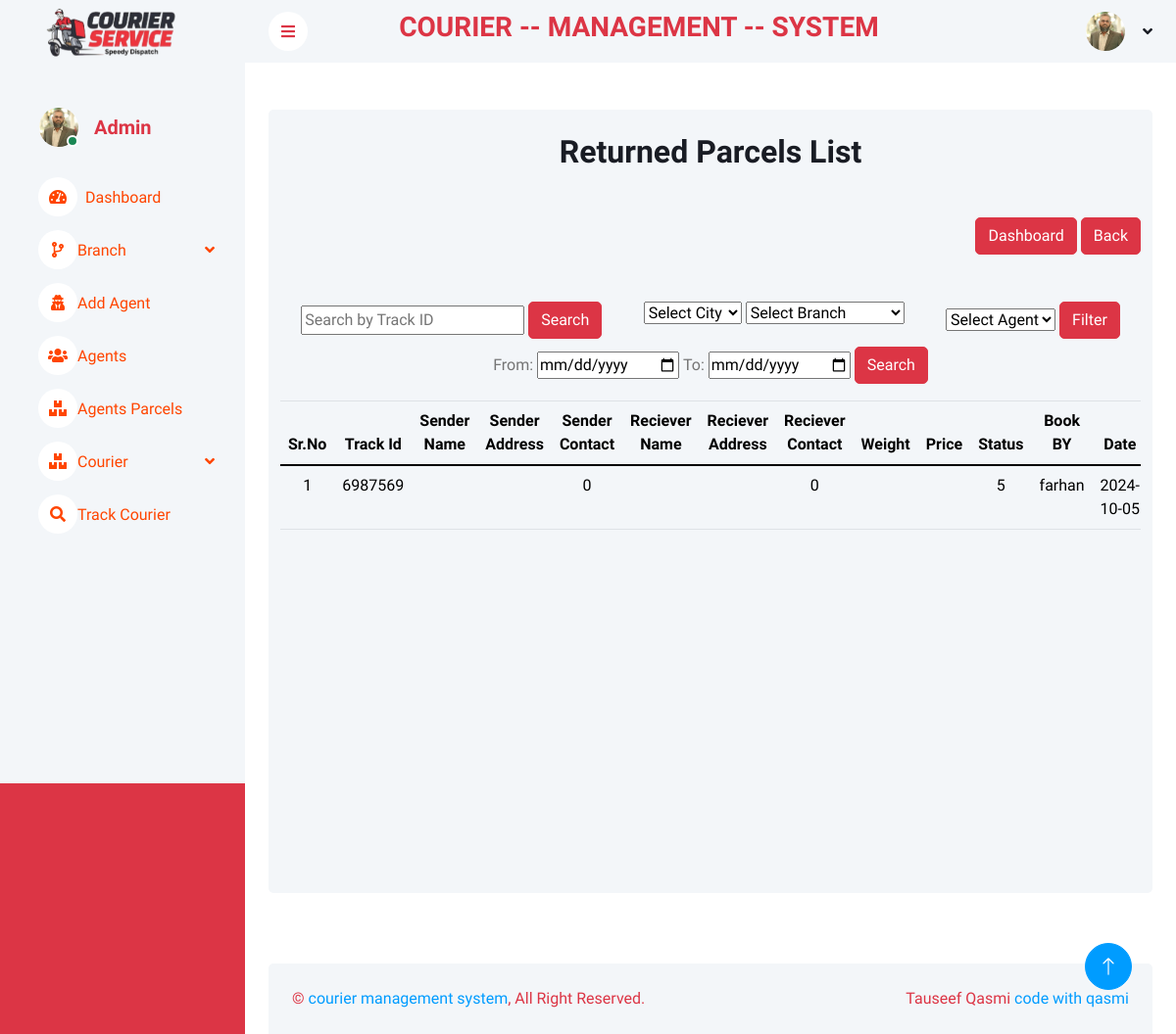
Screenshot of /returned.php with the database file from the repository.
### tables this page shows
CREATE TABLE `parcels` (
  `id` int(10) NOT NULL,
  `track_id` int(50) DEFAULT NULL,
  `sender_name` varchar(50) DEFAULT NULL,
  `sender_address` varchar(200) DEFAULT NULL,
  `sender_contact` int(20) DEFAULT NULL,
  `recipent_name` varchar(50) DEFAULT NULL,
  `recipent_address` varchar(200) DEFAULT NULL,
  `recipent_contact` int(20) DEFAULT NULL,
  `weight` varchar(10) DEFAULT NULL,
  `price` varchar(20) DEFAULT NULL,
  `status` int(20) NOT NULL,
  `agent_name` varchar(20) NOT NULL,
  `date` date DEFAULT NULL
);

### returned.php (the view, shortened to what this page needs)
<?php
include("connection.php");
include("header.php");
$sql = "SELECT * FROM parcels WHERE status = '5'";
$stmt = $conn->prepare($sql);
$stmt->execute();
$result = $stmt->fetchAll(PDO::FETCH_ASSOC);
?>
<div class="container">
    <div class="row min-vh-100 bg-light rounded justify-content-center mx-0 m-5">
        <div class="col-md-12 text-center">
        <div>
                <h2 class="mb-5 mt-4">Returned Parcels List</h2>
                <div class="mb-5 text-right">
                    <a href="dashboard.php"><button class="btn btn-danger">Dashboard</button></a>
                    <a href="returned.php"><button class="btn btn-danger">Back</button></a>
                </div>
                <div class="d-flex justify-content-around flex-wrap">
                    <form action="<?php echo $_SERVER['PHP_SELF']; ?>" method="get">
                        <input type="text" name="search" placeholder="Search by Track ID">
                        <button class="btn btn-danger" type="submit">Search</button>
                    </form>
                    <form action="<?php echo $_SERVER['PHP_SELF']; ?>" method="get">
                        <select name="city" id="city" onchange="getAgents(this.value)">
                            <option value="">Select City</option>
                            <?php
                            $sql = "SELECT DISTINCT branch_city FROM users";
                            ?>
                        </select>
                        <select name="branch" id="branch">
                            <option value="">Select Branch</option>
                        </select>
                    </form>
                    <form action="<?php echo $_SERVER['PHP_SELF']; ?>" method="get">
                        <select name="agent_name" id="agent">
                            <option value="">Select Agent</option>
                        </select>
                        <button class="btn btn-danger" type="submit">Filter</button>
                    </form>
                </div>
                <div class="mt-2 mb-3 ">
                    <form action="<?php echo $_SERVER['PHP_SELF']; ?>" method="get">
                        <label for="from_date">From:</label>
                        <input type="date" id="from_date" name="from_date" />
                        <label for="to_date">To:</label>
                        <input type="date" id="to_date" name="to_date" />
                        <button class="btn btn-danger" type="submit">Search</button>
                    </form>
                </div>
                <div class="table-responsive">
                    <table class="table">
                        <thead>
                            <tr>
                                <th>Sr.No</th>
                                <th>Track Id</th>
                                <th>Sender Name</th>
                                <th>Sender Address</th>
                                <th>Sender Contact</th>
                                <th>Reciever Name</th>
                                <th>Reciever Address</th>
                                <th>Reciever Contact</th>
                                <th>Weight</th>
                                <th>Price</th>
                                <th>Status</th>
                                <th>Book BY</th>
                                <th>Date</th>
                            </tr>
                        </thead>
                        <tbody>
                            <?php
                            if (isset($_GET['search'])) {
                                $search = $_GET['search'];
                                $sql = "SELECT * FROM parcels WHERE track_id LIKE '%$search%' AND status = '5'";
                            } elseif (isset($_GET['city']) && isset($_GET['agent_name'])) {
                                $city = $_GET['city'];
                                $agent = $_GET['agent_name'];
                                $sql = "SELECT * FROM parcels
             WHERE sender_address LIKE '%$city%'
             AND agent_name = '$agent' AND status = '5'";
                            } elseif (isset($_GET['city'])) {
                                $city = $_GET['city'];
                                $sql = "SELECT * FROM parcels
             WHERE sender_address LIKE '%$city%' AND status = '5'";
                            } elseif (isset($_GET['agent_name'])) {
                                $agent = $_GET['agent_name'];
                                $sql = "SELECT * FROM parcels WHERE agent_name = '$agent' AND status = '5'";
                            } elseif (isset($_GET['from_date']) && isset($_GET['to_date'])) {
                                $from_date = $_GET['from_date'];
                                $to_date = $_GET['to_date'];
                                $sql = "SELECT * FROM parcels WHERE date BETWEEN '$from_date' AND '$to_date' AND status = '5'";
                            } else {
                                $sql = "SELECT * FROM parcels WHERE status = '5'";
                            }
                            $stmt = $conn->prepare($sql);
                            $stmt->execute();
                            $result = $stmt->fetchAll(PDO::FETCH_ASSOC);
                            if (count($result) == 0) {
                            ?>
                                <script>
                                    alert("No tracking ID or Parcel found!");
                                    window.location.href = "returned.php";
                                </script>
                                <?php
                            } else {
                                $i = 1;
                                foreach ($result as $data) {
                                ?>
                                    <tr>
                                        <td><?php echo $i; ?></td>
                                        <td><?php echo $data['track_id']; ?></td>
                                        <td><?php echo $data['sender_name']; ?></td>
                                        <td><?php echo $data['sender_address']; ?></td>
                                        <td><?php echo $data['sender_contact']; ?></td>
                                        <td><?php echo $data['recipent_name']; ?></td>
                                        <td><?php echo $data['recipent_address']; ?></td>
                                        <td><?php echo $data['recipent_contact']; ?></td>
                                        <td><?php echo $data['weight']; ?></td>
                                        <td><?php echo $data['price']; ?></td>
                                        <td><?php echo $data['status']; ?></td>
                                        <td><?php echo $data['agent_name']; ?></td>
                                        <td><?php echo $data['date']; ?></td>
                                    </tr>
                            <?php
                                    $i++;
                                }
                            }
                            ?>
                        </tbody>
                    </table>
                </div>
            </div>
        </div>
    </div>
</div>
<?php
include("footer.php");
?>

### css/style.css (style rules this page uses)
:root { --primary: red; --light: #F3F6F9; --dark: #191C24; }
.btn { transition: .5s; }

### header.php (style rules this page uses)
body { background-color: red; }

### rows the page displays
parcels: track "6987569", sender_contact "0", recipent_contact "0", status "5", agent_name "farhan", date "2024-10-05"
